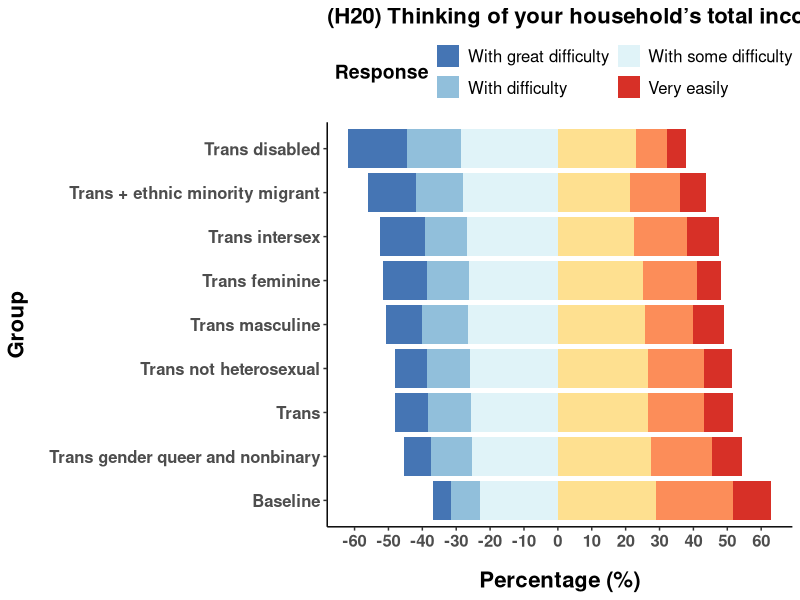
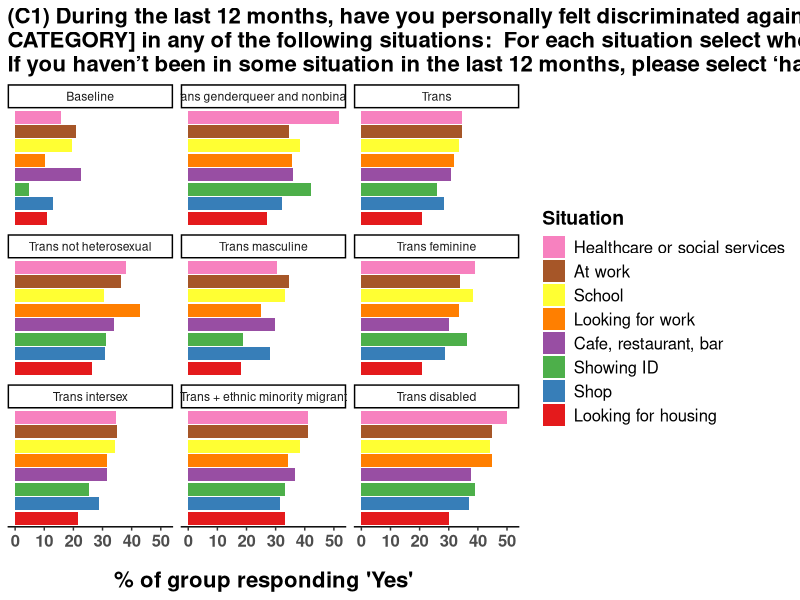
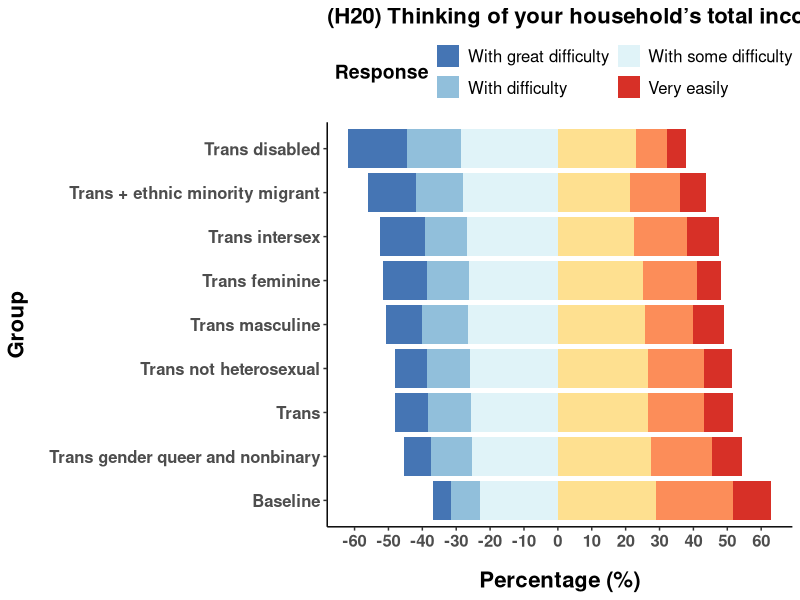
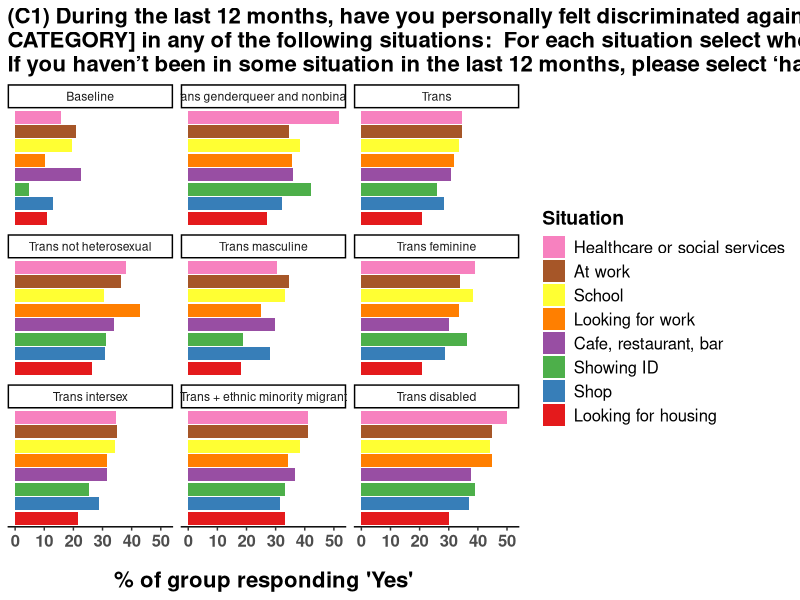

These charts were generated, in order, by the following R code:
## ---- chunk 1
knitr::opts_chunk$set(echo = TRUE)
## ---- chunk 2
library(tidyverse) # data wrangling
## ---- chunk 3
# add 
plot_cosmetics <- theme_classic() +
  theme(panel.grid.major = element_blank(), 
        panel.grid.minor = element_blank(),
        #plot.title.position = "plot",
        plot.title = element_text(size = 16, face = "bold"),
        axis.text.x = element_text(size = 12, face = "bold"),
        axis.text.y = element_text(size = 12, face = "bold"),
        axis.title.x = element_text(face = 'bold', size = 16,
                                    margin = margin(t = 15)),
        axis.title.y = element_text(face = 'bold', size = 16,
                                    margin = margin(r = 15)),
        legend.title = element_text(face = 'bold', size = 14),
        legend.text = element_text(size = 12),
        legend.justification = "top")
## ---- chunk 4
h20 <- read_csv("h20.csv")
## ---- chunk 5
h20 <- h20 %>% tidyr::pivot_longer(cols = c(`Dont know`:`Very easily`),
                            names_to = "Response")
## ---- chunk 6
h20$Response <- factor(h20$Response, levels = c("With great difficulty", "With difficulty",
                                                "With some difficulty", 
                                                "Very easily",
                                                "Easily",
                                                "Fairly easily",
                                                "Prefer not to say", "Dont know"))
## ---- chunk 7
h20$Group <- factor(h20$Group, levels = c("Baseline", "Trans_gender_queer_and_nonbinary",
                                                "Trans", 
                                                "Trans_not_heterosexual",
                                                "Trans_masculine",
                                                "Trans_feminine",
                                                "Trans_intersex",
                                                "Trans_plus_EMM",
                                                "Trans_disabled"),
                    labels = c("Baseline", "Trans gender queer and nonbinary",
                                                "Trans", 
                                                "Trans not heterosexual",
                                                "Trans masculine",
                                                "Trans feminine",
                                                "Trans intersex",
                                                "Trans + ethnic minority migrant",
                                                "Trans disabled"))
## ---- chunk 8
# make Response numeric
h20 <- h20 %>% mutate(Resp_num = as.numeric(Response))
  
# make the counts negative for those with 'negative' ratings (i.e. 1-3 on likert scale)
h20 <- h20 %>% mutate(value_minus= case_when(grepl("1|2|3", Resp_num) ~ -value, 
                                                        grepl("4|5|6|7|8", Resp_num) ~ value))
## ---- chunk 9
h20 %>% filter(Response != "Dont know" & Response != "Prefer not to say") %>% 
  ggplot(aes(x=Group, y=value_minus, fill = Response)) +
  geom_col(position = position_stack(reverse = F))  +
  scale_fill_manual(values = c('#4575b4', '#91bfdb', '#e0f3f8', '#d73027', '#fc8d59', '#fee090')) +
  coord_flip() +
  scale_y_continuous(breaks = seq(-60, 60, by = 10)) +
  labs(title = "(H20) Thinking of your household’s total income, is your household able to make ends meet?",
       x = "Group", y = "Percentage (%)", fill = "Response" ) +
  plot_cosmetics +
  theme(legend.position = "top", legend.justification = "left") +
  guides(fill = guide_legend(byrow=F))
## ---- chunk 10
ggsave("h20.png", plot=last_plot(), width = 12, height = 8)

## ---- chunk 11
c1 <- read_csv("c1.csv")
## ---- chunk 12
c1 <- c1 %>% tidyr::pivot_longer(cols = c(`Looking for work`:`Showing ID`),
                            names_to = "Response")
## ---- chunk 13
c1$Response <- factor(c1$Response, levels = c("Looking for work", "At work",
                                              "Looking for housing",
                                              "Healthcare or social services",
                                              "School", "Cafe, restaurant, bar", 
                                              "Shop", "Showing ID"))
## ---- chunk 14
c1$Group <- factor(c1$Group, levels = c("Baseline", "Trans_gender_queer_and_nonbinary",
                                                "Trans", 
                                                "Trans_not_heterosexual",
                                                "Trans_masculine",
                                                "Trans_feminine",
                                                "Trans_intersex",
                                                "Trans_plus_EMM",
                                                "Trans_disabled"),
                    labels = c("Baseline", "Trans genderqueer and nonbinary",
                                                "Trans", 
                                                "Trans not heterosexual",
                                                "Trans masculine",
                                                "Trans feminine",
                                                "Trans intersex",
                                                "Trans + ethnic minority migrant",
                                                "Trans disabled"))
## ---- chunk 15
c1 %>% ggplot(aes(x= fct_reorder(Response, value), y=value, fill = fct_reorder(Response, value))) +
  geom_col(stat="identity", position = position_dodge()) +
  coord_flip() +
  facet_wrap(~Group, labeller=label_value) +
  scale_fill_manual(values = c('#e41a1c','#377eb8','#4daf4a','#984ea3','#ff7f00','#ffff33','#a65628','#f781bf')) +
  labs(title = "(C1) During the last 12 months, have you personally felt discriminated against because of being [RESPONDENT\nCATEGORY] in any of the following situations:  For each situation select whether you felt discriminated or not.\nIf you haven’t been in some situation in the last 12 months, please select ‘haven’t done this’",
       x = NULL, y = "% of group responding 'Yes'", fill = "Situation") +
  plot_cosmetics +
  scale_x_discrete(labels = NULL, breaks = NULL) +
  guides(fill = guide_legend(reverse = TRUE)) +
  theme(legend.position = "right", legend.justification = "right")
## ---- chunk 16
ggsave("c1.png", plot=last_plot(), width = 12, height = 8)
